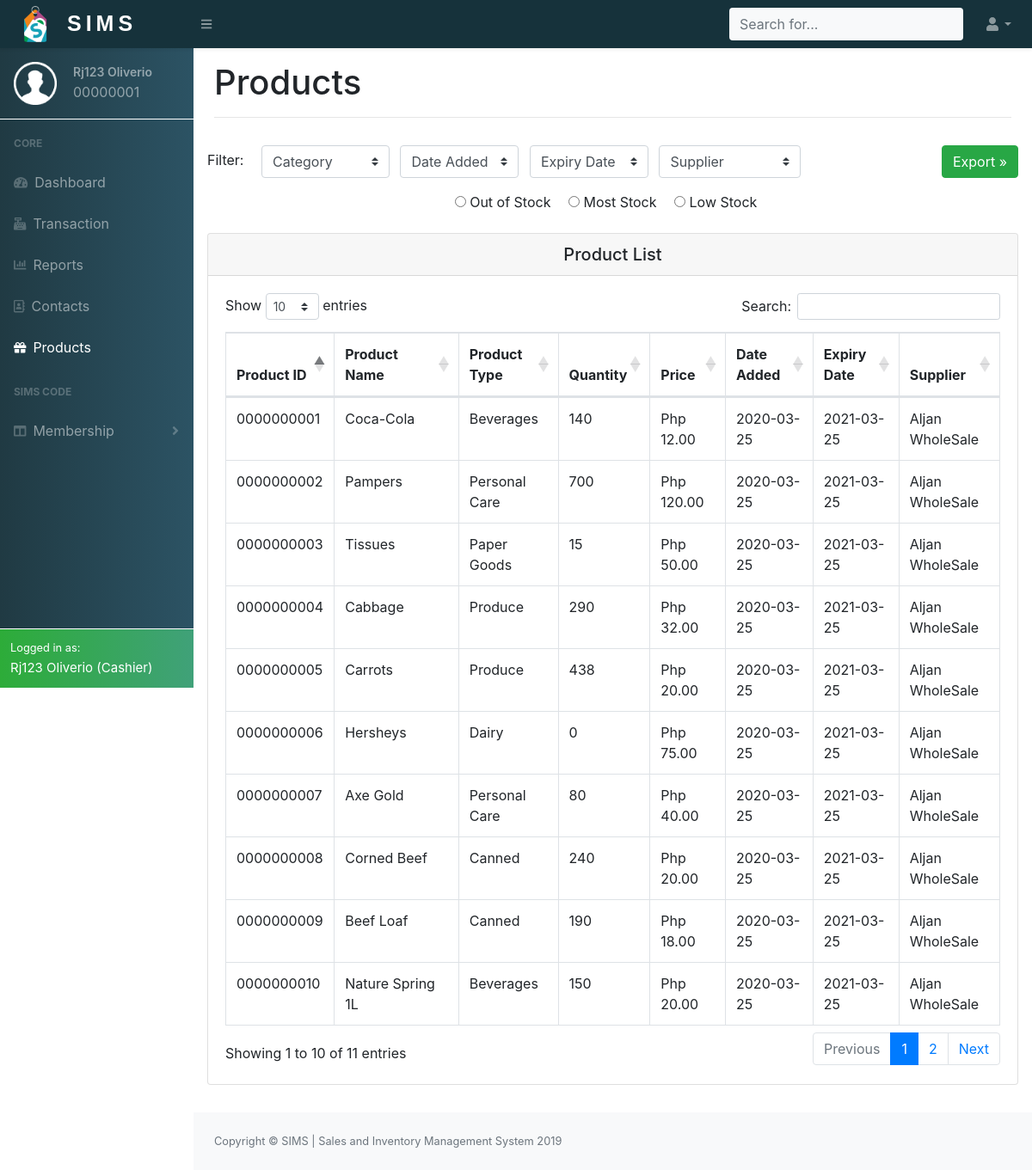
The app's page /project/php/products.php (signed in) with its own data.
### tables this page shows
CREATE TABLE `employee_accounts` (
  `Employee_id` int(8) UNSIGNED ZEROFILL NOT NULL,
  `Person_id` int(8) NOT NULL,
  `Password` varchar(255) NOT NULL
);

CREATE TABLE `person_info` (
  `Person_id` int(8) NOT NULL,
  `Fname` varchar(255) NOT NULL,
  `Lname` varchar(255) NOT NULL,
  `Email` varchar(255) NOT NULL,
  `Image` varchar(255) NOT NULL DEFAULT 'user.png',
  `Contact_no` varchar(15) NOT NULL,
  `Address` varchar(255) NOT NULL,
  `Age` int(3) DEFAULT NULL,
  `Gender` enum('Male','Female') DEFAULT NULL,
  `Date_added` datetime NOT NULL DEFAULT current_timestamp(),
  `Person_type` enum('Cashier','Manager','Supplier','Customer') NOT NULL
);

CREATE TABLE `products` (
  `Prod_id` int(10) UNSIGNED ZEROFILL NOT NULL,
  `ProdName` varchar(255) NOT NULL,
  `ProdType` enum('Beverages','Bread','Canned','Dairy','Baking Goods','Produce','Cleaners','Paper Goods','Personal Care','Other') NOT NULL,
  `Qty` int(10) NOT NULL,
  `Price` double NOT NULL,
  `Date_added` date NOT NULL DEFAULT current_timestamp(),
  `Expiry_date` date NOT NULL,
  `Supplier_id` int(10) NOT NULL
);

CREATE TABLE `supplier_store` (
  `Supplier_id` int(10) NOT NULL,
  `Person_id` int(8) NOT NULL,
  `Storename` varchar(255) NOT NULL
);

### project/php/dbconnect.php (called while the page is built, shortened)
<?php
    function runQuery($conn,$str){
        $res=mysqli_query($conn,$str);
        return $res;
    }
?>

### project/php/products.php (the view, shortened to what this page needs)
<?php
    include_once('dbconnect.php');
    if(isset($_SESSION['empid'])){
        $res=runQuery($conn,"SELECT * FROM employee_accounts INNER JOIN person_info ON employee_accounts.Person_id=person_info.Person_id WHERE employee_accounts.Employee_id='{$_SESSION['empid']}'");
        $res=mysqli_fetch_array($res);
    }else{
        header("Location: ../index.php");
    }
?>
<!DOCTYPE html>
<html lang="en">
    <head>
        <link href="../css/styles.css" rel="stylesheet" />
        <link href="https://cdn.datatables.net/1.10.20/css/dataTables.bootstrap4.min.css" rel="stylesheet" />
        <link rel="stylesheet" href="https://cdn.linearicons.com/free/1.0.0/icon-font.min.css">
        <link rel="stylesheet" href="https://cdnjs.cloudflare.com/ajax/libs/easy-autocomplete/1.3.5/easy-autocomplete.css" />
    </head>
    <body class="sb-nav-fixed">
        <?php include('header.php'); ?>
            <div id="layoutSidenav_content">
                <main>
                    <div class="container-fluid">
                        <h1 class="mt-3">Products</h1><hr>
                    </div>
                    <div class="product_content p-3 mb-3">
                        <div class="product-filter mb-4">
                            <span>Filter:&emsp;</span>
                            <select id="category"class="custom-select mr-2 ">
                                <option value="" selected >Category</option>
                            </select>
                            <select id="dateadded"class="custom-select mr-2">
                                <option value="" selected >Date Added</option>
                            </select>
                            <select id="expirydate"class="custom-select mr-2">
                                <option value="" selected >Expiry Date</option>
                            </select>
                            <select id="storename"class="custom-select mr-2">
                                <option value="" selected >Supplier</option>
                            </select>
                            <button class="btn btn-success float-right" id="export">Export &raquo;</button>
                            <div class="text-center mt-3">
                                <input type="radio" name="quantity" value="=0"> Out of Stock&emsp;
                                <input type="radio" name="quantity" value=">20"> Most Stock&emsp;
                                <input type="radio" name="quantity" value="<=20"> Low Stock&emsp;
                            </div>
                        </div>
                        <div class="card mt-1">
                            <h5 class="card-header text-center">Product List</h5>
                            <div class="card-body " id="tablecontent">
                                <table class="table table-bordered mytable" id="dataTable" width="100%"cellspacing="0">
                                    <thead>
                                        <tr>
                                            <th>Product ID</th>
                                            <th>Product Name</th>
                                            <th>Product Type</th>
                                            <th>Quantity</th>
                                            <th>Price</th>
                                            <th>Date Added</th>
                                            <th>Expiry Date</th>
                                            <th>Supplier</th>
                                        </tr>
                                    </thead>
                                    <tbody>
                                        <?php
                                            $query="SELECT * FROM products INNER JOIN supplier_store ON products.Supplier_id=supplier_store.Supplier_id";
                                            $res=mysqli_query($conn,$query);
                                            while($row=mysqli_fetch_assoc($res)){
                                        ?>
                                        <tr>
                                            <td><?php echo $row['Prod_id']; ?></td>
                                            <td><?php echo $row['ProdName']; ?></td>
                                            <td><?php echo $row['ProdType']; ?></td>
                                            <td><?php echo $row['Qty']; ?></td>
                                            <td>Php <?php echo number_format($row['Price'],2); ?></td>
                                            <td><?php echo $row['Date_added']; ?></td>
                                            <td><?php echo $row['Expiry_date']; ?></td>
                                            <td><?php echo $row['Storename']; ?></td>
                                        </tr>
                                            <?php } ?>
                                    </tbody>
                                </table>
                            </div>
                        </div>
                    </div>
                </main>
                <?php include('footer.php'); ?>
            </div>
        </div>
    </body>
</html>

### project/php/header.php (shortened to what this page needs)
<nav class="sb-topnav navbar navbar-expand navbar-dark bg-light topnavcolor shadow-sm">
            <a class="navbar-brand" href="cashierdashboard.php"><img  src="../images/sims2.png" width="50" height="50"><span class="simstop ">SIMS</span></a><button class="btn btn-link btn-sm order-1 order-lg-0" id="sidebarToggle" href="#"><i class="fas fa-bars"></i></button
            >
            <form class="d-none d-md-inline-block form-inline ml-auto mr-0 mr-md-3 my-2 my-md-0">
                <div class="input-group div-wrapper">
                <input type="text" class="form-control bg-light border-0 small template-links" placeholder="Search for..." >
            </div>
            </form>
            <ul class="navbar-nav ml-auto ml-md-0">
                <li class="nav-item dropdown">
                    <a class="nav-link dropdown-toggle" id="userDropdown" href="#" role="button" data-toggle="dropdown" aria-haspopup="true" aria-expanded="false"><i class="fas fa-user fa-fw"></i></a>
                </li>
            </ul>
        </nav>
        <div id="layoutSidenav">
            <div id="layoutSidenav_nav">
                <nav class="sb-sidenav accordion sb-sidenav-dark navcolor" id="sidenavAccordion">
                    <div class="sb-sidenav-menu">
                        <div class="nav">
                            <div class="sb-nav-userinfo p-3">
                                <div class="float-left">
                                    <img src="../images/<?php echo $res['Image']; ?>" width="50" height="50">
                                </div>
                                <div class="userdetails">
                                    <p><?php echo $res['Fname']." ".$res['Lname']; ?></p>
                                    <span><?php echo $res['Employee_id']; ?></span>
                                </div>
                            </div>
                            <div class="user-divider w-100 bg-white"></div>
                            <div class="sb-sidenav-menu-heading">Core</div>
                            <a class="nav-link" href="cashierdashboard.php"
                                ><div class="sb-nav-link-icon"><i class="fas fa-tachometer-alt"></i></div>
                                Dashboard</a>
                            <a class="nav-link" href="purchase.php">
                                <div class="sb-nav-link-icon"><i class="fas fa-cash-register"></i></div>
                                Transaction
                            </a>
                            <a class="nav-link" href="reports.php">
                                <div class="sb-nav-link-icon"><i class="fas fa-chart-bar"></i></div>
                                Reports
                            </a>
                            <a class="nav-link" href="contacts.php">
                                <div class="sb-nav-link-icon"><i class="far fa-address-book"></i></div>
                                Contacts
                            </a>
                            <a class="nav-link" href="products.php">
                                <div class="sb-nav-link-icon"><i class="fas fa-gift"></i></div>
                                Products
                            </a>
                            <div class="sb-sidenav-menu-heading">SIMS Code</div>
                            <a class="nav-link collapsed" href="#" data-toggle="collapse" data-target="#collapseLayouts" aria-expanded="false" aria-controls="collapseLayouts"
                                ><div class="sb-nav-link-icon"><i class="fas fa-columns"></i></div>
                                Membership
                                <div class="sb-sidenav-collapse-arrow"><i class="fas fa-angle-down"></i></div
                            ></a>
                        </div>
                    </div>
                    <div class="sb-sidenav-footer bg-success logged border border-white border-right-0 border-bottom-0 border-left-0">
                        <div class="small text-white">Logged in as:</div>
                        <span class="text-white active-name "><?php echo $res['Fname']." ".$res['Lname']." (".$res['Person_type'].")"; ?></span>
                    </div>
                </nav>
            </div>

### project/php/products.php (style rules this page uses)
.custom-select { display:inline!important; width:auto !important; }

### records on screen
employee_accounts: Person.Image (placeholder picture), Person.Fname "Rj123", Person.Lname "Oliverio", Employee_id "00000001", Person.Person_type "Cashier"
products: Prod_id "0000000001", ProdName "Coca-Cola", ProdType "Beverages", Qty "140", Price "12.00", Date_added "2020-03-25", Expiry_date "2021-03-25", Supplier.Storename "Aljan WholeSale"
products: Prod_id "0000000002", ProdName "Pampers", ProdType "Personal Care", Qty "700", Price "120.00", Date_added "2020-03-25", Expiry_date "2021-03-25", Supplier.Storename "Aljan WholeSale"
products: Prod_id "0000000003", ProdName "Tissues", ProdType "Paper Goods", Qty "15", Price "50.00", Date_added "2020-03-25", Expiry_date "2021-03-25", Supplier.Storename "Aljan WholeSale"
products: Prod_id "0000000004", ProdName "Cabbage", ProdType "Produce", Qty "290", Price "32.00", Date_added "2020-03-25", Expiry_date "2021-03-25", Supplier.Storename "Aljan WholeSale"
products: Prod_id "0000000005", ProdName "Carrots", ProdType "Produce", Qty "438", Price "20.00", Date_added "2020-03-25", Expiry_date "2021-03-25", Supplier.Storename "Aljan WholeSale"
products: Prod_id "0000000006", ProdName "Hersheys", ProdType "Dairy", Qty "0", Price "75.00", Date_added "2020-03-25", Expiry_date "2021-03-25", Supplier.Storename "Aljan WholeSale"
products: Prod_id "0000000007", ProdName "Axe Gold", ProdType "Personal Care", Qty "80", Price "40.00", Date_added "2020-03-25", Expiry_date "2021-03-25", Supplier.Storename "Aljan WholeSale"
products: Prod_id "0000000008", ProdName "Corned Beef", ProdType "Canned", Qty "240", Price "20.00", Date_added "2020-03-25", Expiry_date "2021-03-25", Supplier.Storename "Aljan WholeSale"
products: Prod_id "0000000009", ProdName "Beef Loaf", ProdType "Canned", Qty "190", Price "18.00", Date_added "2020-03-25", Expiry_date "2021-03-25", Supplier.Storename "Aljan WholeSale"
products: Prod_id "0000000010", ProdName "Nature Spring 1L", ProdType "Beverages", Qty "150", Price "20.00", Date_added "2020-03-25", Expiry_date "2021-03-25", Supplier.Storename "Aljan WholeSale"
